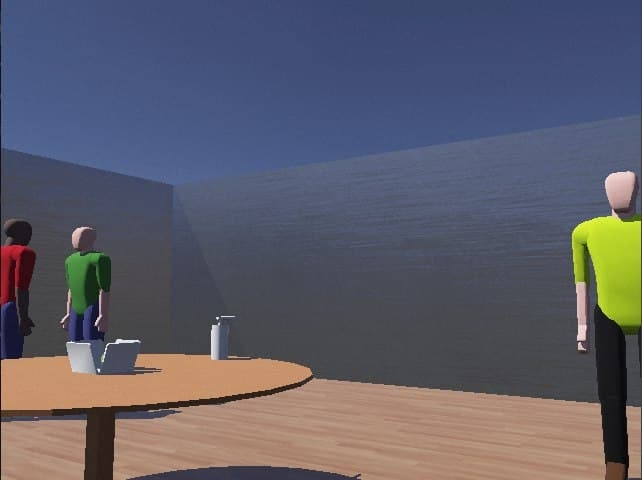
#> input picture catkin_ws/src/webots_ros/src/test/test_images/img2.jpeg, 642 x 480 px
$ python pedestrian_detection.py
#> lines starting #> are read from the running program, lines starting #| are printed output that depends on the picture

import cv2
import imutils
from imutils.object_detection import non_max_suppression
import numpy as np


# Initializing the HOG person
# detector
hog = cv2.HOGDescriptor()
hog.setSVMDetector(cv2.HOGDescriptor_getDefaultPeopleDetector())

# Reading the Image
image = cv2.imread('test_images/img2.jpeg')
#> image is the input picture: shape (480, 642, 3); mean B, G, R 105, 93.1, 93.9

# Resizing the Image
image = imutils.resize(image,width=min(400, image.shape[1]))
#> image: shape (299, 400, 3)

# Detecting all the regions in the
# Image that has a pedestrians inside it
#(regions, _) = hog.detectMultiScale(image, winStride=(4, 4), padding=(4, 4), scale=1.05)

# detect people in the image
(rects, weights) = hog.detectMultiScale(image, winStride=(4, 4),padding=(8, 8), scale=1.05)
#> rects = [[21, 124, 68, 135]]; weights = [2.43]


# apply non-maxima suppression to the bounding boxes using a
# fairly large overlap threshold to try to maintain overlapping
# boxes that are still people
rects = np.array([[x, y, x + w, y + h] for (x, y, w, h) in rects])
#> rects = [[21, 124, 89, 259]]
pick = non_max_suppression(rects, probs=None, overlapThresh=0.65)
#> pick = [[21, 124, 89, 259]]

# draw the final bounding boxes
for (xA, yA, xB, yB) in pick:
	cv2.rectangle(image, (xA, yA), (xB, yB), (0, 255, 0), 2)
#> this loop made 1 pass
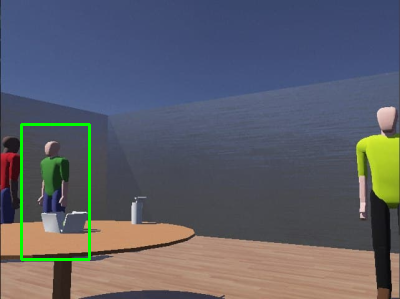
#> image: shape (299, 400, 3); mean B, G, R 104.1, 94.8, 93

# Showing the output Image
cv2.imshow("Image", image)
cv2.waitKey(0)

cv2.destroyAllWindows()

$ run again, with catkin_ws/src/webots_ros/src/test/test_images/img1.jpeg copied over catkin_ws/src/webots_ros/src/test/test_images/img2.jpeg
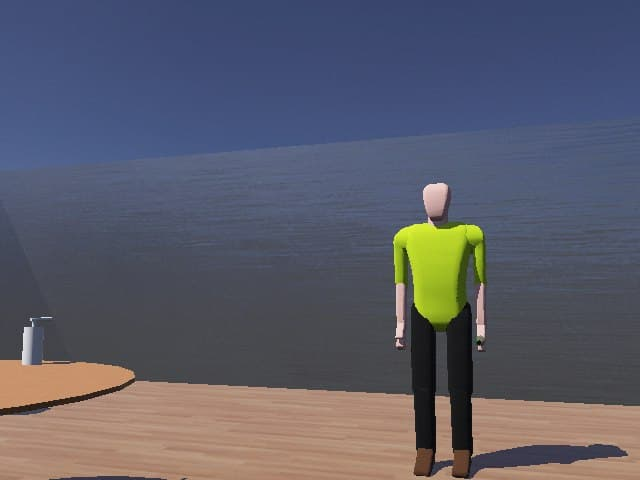
#> input picture catkin_ws/src/webots_ros/src/test/test_images/img1.jpeg, 640 x 480 px
#> image is the input picture: shape (480, 640, 3); mean B, G, R 105, 92, 91.5
#> `(rects, weights) = hog.detectMultiScale(image, winStride=(4, 4),paddin..`: rects = [[222, 89, 102, 204]]; weights = [1.88]
#> `rects = np.array([[x, y, x + w, y + h] for (x, y, w, h) in rects])`: rects = [[222, 89, 324, 293]]
#> the loop `for (xA, yA, xB, yB) in pick:` made 1 pass
#> after the loop `for (xA, yA, xB, yB) in pick:`:
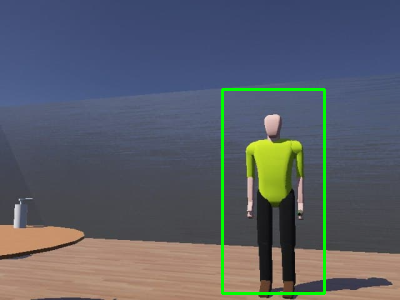
#> image: shape (300, 400, 3); mean B, G, R 103.4, 94.4, 89.9
